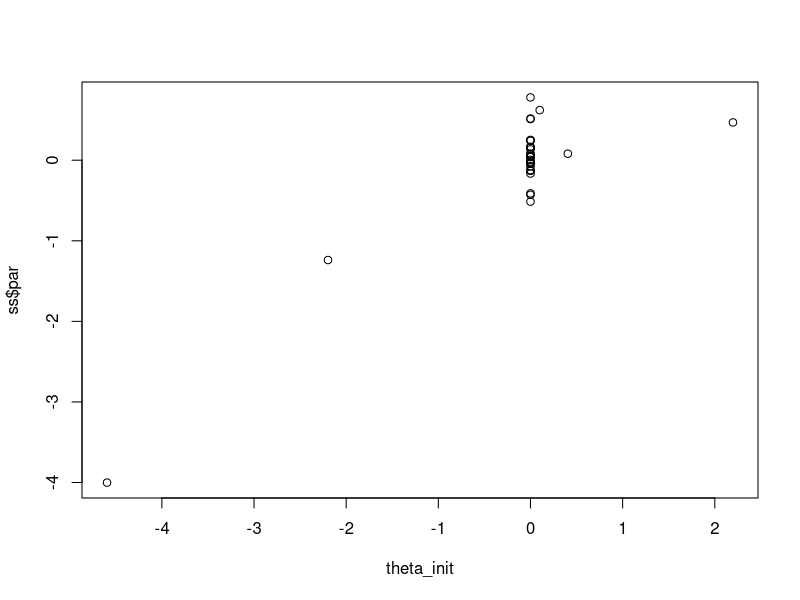

Write R code to recreate this figure.
## Code appendix to "Residuals of species distribution model reveal hotspots and strongholds for a passerine affected by the cagebird trade "
## Author : Guillaume Péron

## Negative Log-likelihood function    /!\ specific covariate names are used in order to exactly reproduce the structure presented in the main text: "var1" to "var7" 
## -----------------------------------------------------------------------------
Loglik = function (theta) {
  # parameters for initial occupancy
  beta.psi0 = theta[1:npsi0] ; i=npsi0
  # parameters for detection
  beta.P = theta[i+1:nP] ; i=i+nP
  if(doPtime) {
  beta.Pt = theta[i+1] ; i=i+1
  beta.Pt2 = theta[i+1] ; i=i+1
  } else { beta.Pt=beta.Pt2=0 }
  if(doPinter) {
  beta.PtxZ = theta[i+1] ; i=i+1
  } else { beta.PtxZ=0 }
  # parameters for extinction
  beta.ext = theta[i+(1:nex)] ; i=i+nex  
  # parameters for colonization
  beta.col = theta[i+(1:ncol)] ; i=i+ncol  
  # parameters for spatial autoregression effects (with transformation to force direction of effects as explained in the main text) 
  if(doALext) { beta.AL.ext = -3*plogis(theta[i+1]) ; i=i+1  }  else  beta.AL.ext = 0
  if(doALcol) { beta.AL.col = +3*plogis(theta[i+1]) ; i=i+1  }  else  beta.AL.col = 0
  
  names(beta.psi0) = covarid.psi0
  names(beta.P) = covarid.P
  names(beta.ext) = covarid.ext
  names(beta.col) = covarid.col
     
  ## Year 1: initial probability of occupancy
  PSIupdate = PSI = plogis( COVAR[,covarid.psi0] %*% (beta.psi0) )
  P = plogis( COVAR[,covarid.P] %*% (beta.P) + beta.Pt*tt[1] + beta.Pt2*tt2[1] + beta.PtxZ*tt[1]*COVAR[,"var7"] )
  LL=0
  for ( k in 1:Ncells ) {
    psi=PSI[k]
    p = P[k]
    nn = nvisits[k,1]
    if(nn>0) {
    mm = nobs[k,1]
    likk = (mm==0)*(1-psi + psi*(1-p)^nn) + (mm>0)*(psi*dbinom(mm,nn,p))
    LL=LL - log(likk)
    }
  }

  # Years 2 to T : extinctions and colonisations
  for (year in 2:Nyears) {
    P = plogis( COVAR[,covarid.P] %*% (beta.P) + beta.Pt*tt[year] + beta.Pt2*tt2[year] + beta.PtxZ*tt[year]*COVAR[,"var7"] )
    for ( k in 1:Ncells ) {
      p = P[k]
      psi = PSI[k]
      # Average occupancy in the neighborhood  
      psi_bar= mean(PSI[NEIGH[[k]]],na.rm=TRUE) 
      if(is.na(psi_bar)) psi_bar=0.001  # no neighbors in the dataset. In practice, these were small islands. Otherwise set to mean(PSI) or smth else
      # Extinction and colonization probabilities
      ext = plogis( sum(beta.ext*COVAR[k,covarid.ext]) + beta.AL.ext*psi_bar )
      col = plogis( sum(beta.col*COVAR[k,covarid.col]) + beta.AL.col*psi_bar )
      # Update occupancy
      psiup =  psi*(1-ext) + (1-psi)*col  
      PSIupdate[k] = psiup
      # Likelihood of data bit
      nn = nvisits[k,year]
      if(nn>0) {
      mm = nobs[k,year]
      likk = (mm==0)*(1-psi + psi*(1-p)^nn) + (mm>0)*(psi*dbinom(mm,nn,p))
      LL=LL - log(likk)
      }
    }
    PSI <- PSIupdate
  }
    return(LL)
}
    
## Test on a simplistic scenario in which most estimates should be zero
## -----------------------------------------------------------------------------
## Simulate dummy occupancy data
simulation0 <- function(psi, p, n, K) {
T = length(psi)
kmax = max(K)
ans = matrix(NA, n, T)
if (T != length(p)) cat("Wrong entry\n")
if (T != dim(K)[2]) cat("Wrong entry\n")
if (n != dim(K)[1]) cat("Wrong entry\n")
for (i in 1:n) {
     for (t in 1:T) {
          ans[i,t] = rbinom(1,1,psi[t])*rbinom(1,K[i,t],p[t])
     }
}
return(ans)
}
Ncells = 100  ## number of cells
Nyears=10     ## number of years
K =10         ## number of visits per year and grid cell
nvisits = matrix(K,Ncells,Nyears)
nobs = simulation0(psi=seq(0.9,0.6,length.out=Nyears),p=seq(0.6,0.9,length.out=Nyears),n=Ncells,K=nvisits)

## Simulate dummy covariate data
COVAR=matrix(rnorm(Ncells*7,0,1),Ncells,7)
colnames(COVAR) = paste("var",1:7,sep="")

## Create random neighborhoods
NEIGH = vector(mode = "list", length = Ncells)
for(i in 1:Ncells) {
    NEIGH[[i]] = unique(c(NEIGH[[i]], sample(1:Ncells, max(0, 8-length(NEIGH[[i]])), replace=F)))
    for(j in NEIGH[[i]]) NEIGH[[j]]=unique(c(NEIGH[[j]],i))
}

## Commands to specify the model (same structure as "Full model" in the main text)
 covarid.psi0=colnames(COVAR)[1:7]  ## names of the covariates to include in the component for initial occupancy
 covarid.P=colnames(COVAR)[1:7]     ## names of the covariates to include in the component for detection
 covarid.ext=colnames(COVAR)[1:7]   ## names of the covariates to include in the component for extinction
 covarid.col=colnames(COVAR)[1:7]   ## names of the covariates to include in the component for colonization
 doALext=TRUE                      ## do neighborhood rescue effect on extinction
 doALcol=TRUE                      ## do neighborhood rescue effect on colonisation
 doPtime=TRUE                      ## do time variation in P
 doPinter=TRUE                     ## do interaction between time and covariate #7 on P
 npsi0 = length(covarid.psi0)
 nP = length(covarid.P)
 nex = length(covarid.ext)
 ncol = length(covarid.col)
tt = ((1:Nyears)-mean(1:Nyears))/sd(1:Nyears)  ## time variable
tt2 = tt^2    

## Run optimization
theta_init = c(qlogis(0.9),rep(0,6), qlogis(0.6),rep(0,6), 0.1,0,0, qlogis(0.1),rep(0,6), qlogis(0.01),rep(0,6), 0,0)
ss <- nlminb(theta_init, Loglik, control=list(iter.max=100,rel.tol=1e-9, x.tol=1e-7), lower = -5, upper = 5)    

## Compute standard errors 
## /!\ Might generate an error msg 
## which means either optimization was unsuccessful or there are boundary parameters 
## Try drop/fix boundary parameters, or different initial values
library(numDeriv)
hess <- hessian(Loglik, ss$par)
std = sqrt(diag(solve(hess)))    

## A few checks
plot(ss$par~theta_init)   ## should have 5 points on diagonal, all the rest is noise
c(ss$par[15], std[15])    ## should be >0 if model catches the increase in detection
c(plogis(ss$par[18]), plogis(ss$par[18])/(1-plogis(ss$par[18]))*std[18])    ## should be >0 if model catches the decrease in occupancy
c(plogis(ss$par[25]), plogis(ss$par[25])/(1-plogis(ss$par[25]))*std[25])    ## should be near zero
